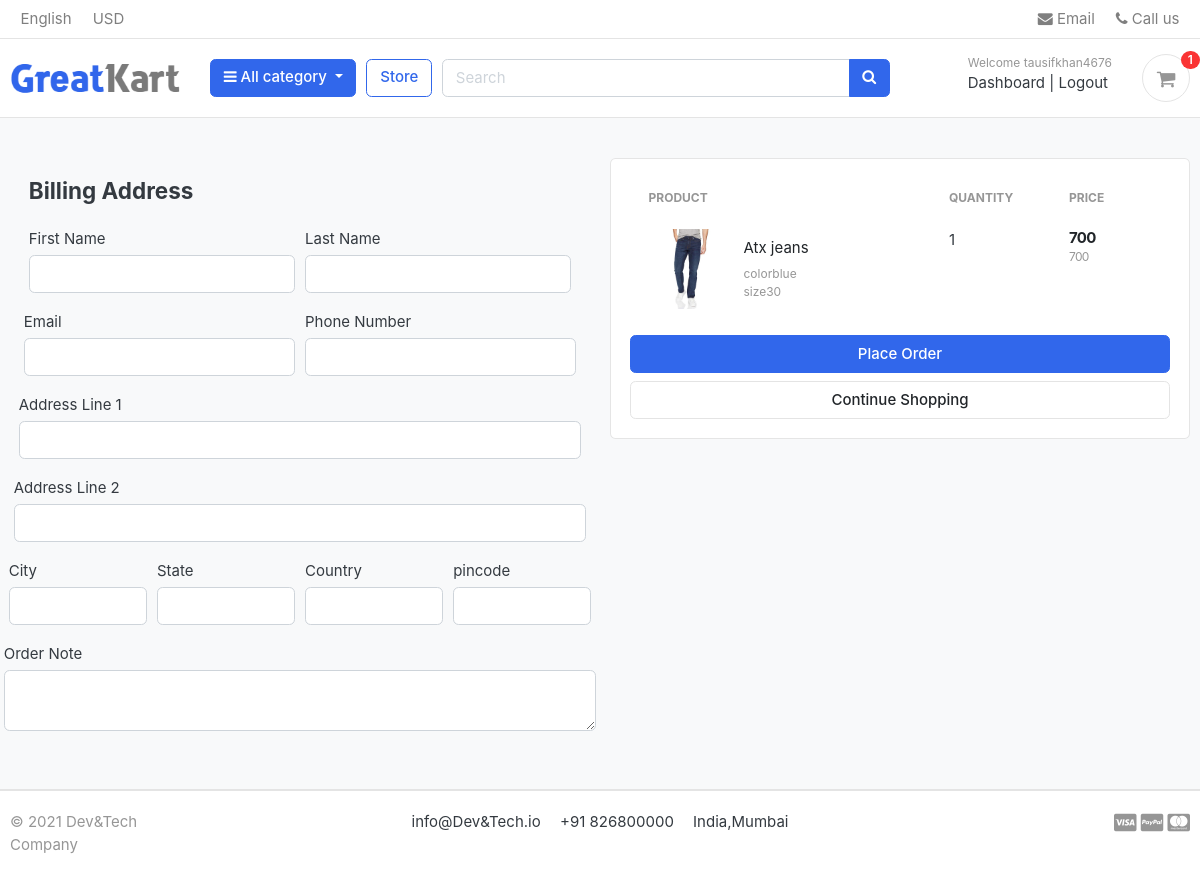
Page /cart/checkout/ (signed in) on the committed database.
### accounts/models.py (models this page shows, shortened)
class Account(AbstractBaseUser):
    first_name=models.CharField(max_length=100,default="")
    last_name=models.CharField(max_length=100,default="")
    username=models.CharField(max_length=100,unique=True,default="")
    email=models.EmailField(max_length=100,unique=True,default="")
    phone_number=models.CharField(max_length=20,default="")
    date_joined=models.DateTimeField(auto_now_add=True)
    last_login=models.DateTimeField(auto_now_add=True)
    is_admin=models.BooleanField(default=False)
    is_active=models.BooleanField(default=False)
    is_staff=models.BooleanField(default=False)
    is_superadmin=models.BooleanField(default=False)
    USERNAME_FIELD='email'
    REQUIRED_FIELDS=['username','first_name','last_name']
    objects=MyAccountManager()

### carts/models.py (models this page shows, shortened)
class CartItem(models.Model):
    product=models.ForeignKey(Product,on_delete=models.CASCADE,default="")
    variations=models.ManyToManyField(Variation,blank=True)
    cart=models.ForeignKey(Cart,on_delete=models.CASCADE,default="",null=True)
    quantity=models.IntegerField()
    is_active=models.BooleanField(default=True)
    user=models.ForeignKey(Account,on_delete=models.CASCADE,null=True)
    def sub_total(self):
        return self.product.price*self.quantity

### store/models.py (models this page shows, shortened)
class Product(models.Model):
    product_name=models.CharField(max_length=255,unique=True,default="")
    slug=models.SlugField(max_length=255,unique=True,default="")
    description=models.TextField(max_length=255,blank=True,default="")
    price=models.IntegerField()
    images=models.ImageField(upload_to="photos/products")
    stock=models.IntegerField()
    is_available=models.BooleanField(default=True)
    category=models.ForeignKey(Category,on_delete=models.CASCADE,default="")
    created_date=models.DateTimeField(auto_now_add=True)
    modified_date=models.DateTimeField(auto_now=True)
    def get_url(self):
        return reverse('product_detail',args=[self.category.slug,self.slug])

class Variation(models.Model):
    product=models.ForeignKey(Product,on_delete=models.CASCADE)
    variation_category=models.CharField(max_length=100,choices=variation_category_choice)
    variation_value=models.CharField(max_length=100,default="")
    is_active=models.BooleanField(default=True)
    created_date=models.DateField(auto_now=True)
    objects=VariationManager()

### carts/views.py (the view)
# urls.py: path('checkout/',views.checkout,name="checkout"),
@login_required(login_url="login")
def checkout(request,total=0,quantity=0,cart_items=None):
    try:
        tax=0
        grand_total=0
        if request.user.is_authenticated:
            cart_items=CartItem.objects.filter(user=request.user,is_active=True)
        else:
            cart=Cart.objects.get(cart_id=_cart_id(request))
            cart_items=CartItem.objects.filter(cart=cart,is_active=True)
        for cart_item in cart_items:
            total=total+(cart_item.product.price*cart_item.quantity)
            quantity=quantity+cart_item.quantity
            tax=(8*total)/100
            grand_total=total+tax
    except ObjectDoesNotExist:
        pass
    context={
        'cart_items':cart_items,
        'total':total,
        'quantity':quantity,
        'tax':tax,
        'grand_total':grand_total,
    }
    return render(request,'store/checkout.html',context)

### carts/context_processors.py (called while the page is built)
def counter(request):
    cart_count=0
    if 'admin' in request.path:
        return{}
    else:
        try:
            cart=Cart.objects.filter(cart_id=_cart_id(request))
            if request.user.is_authenticated: #jab user login karega or cart m add karta hai
                cart_items=CartItem.objects.all().filter(user=request.user)
            else: #jab user bina log in k  cart me add karega
                cart_items=CartItem.objects.all().filter(cart=cart[:1])
            for cart_item in cart_items:
                cart_count=cart_count+cart_item.quantity
        except Cart.DoesNotExist:
            cart_count=0
        return dict(cart_count=cart_count)

### carts/views.py (called while the page is built)
def _cart_id(request):
    cart=request.session.session_key
    if not cart:
        cart=request.session.create()
    return cart

### category/context_processors.py (called while the page is built)
def menu_links(request):
    links=Category.objects.all()
    return dict(links=links)

### category/models.py (called while the page is built)
    def get_url(self):
        return reverse('products_by_category',args=[self.slug])

### templates/store/checkout.html (shortened to what this page needs)
{% extends 'base.html' %}
{% load static %}
{% block content %}
<section class="section-content padding-y bg">
    <div class="container">
    <div class="row">
        <aside class="col-lg-6">
    <div class="card-body">
        <h4 class="card-title mb-4">Billing Address</h4>
        <form method="POST" action="{% url 'place_order' %}">
    <div class="form-row">
        <div class="col form-group">
            <label for="">First  Name</label>
            <input type="text" name="first_name" class="form-control" required>
        </div>
        <div class="col form-group">
            <label for="">Last Name</label>
            <input type="text" name="last_name" class="form-control" required>
        </div>
        <div class="form-row">
        <div class="col form-group">
            <label for="">Email</label>
            <input type="text" name="email" class="form-control" required>
        </div>
        <div class="col form-group">
            <label for="">Phone Number</label>
            <input type="text" name="phone" class="form-control" required>
        </div>
        <div class="form-row">
        <div class="col form-group">
            <label for="">Address Line 1</label>
            <input type="text" name="address_line_1" class="form-control" required>
        </div>
        <div class="form-row">
        <div class="col form-group">
            <label for="">Address Line 2</label>
            <input type="text" name="address_line_2" class="form-control">
        </div>
        <div class="form-row">
        <div class="col form-group">
            <label for="">City</label>
            <input type="text" name="city" class="form-control" required>
        </div>
        <div class="col form-group">
            <label for="">State</label>
            <input type="text" name="state" class="form-control" required>
        </div>
        <div class="col form-group">
            <label for="">Country</label>
            <input type="text" name="country" class="form-control" required>
        </div>
        <div class="col form-group">
            <label for="">pincode</label>
            <input type="text" name="pincode" class="form-control" required>
        </div>
    </div>
        <div class="form-row">
            <label for="">Order Note</label>
            <textarea name="order_note" rows="2"  cols="64" class="form-control">
                </textarea>
        </div>
    </div>
</div>
	</aside>
	<aside class="col-lg-6">
		<div class="card">
		<div class="card-body">
            <table class="table table-borderless table-shopping-cart">
                <thead class="text-muted">
                <tr class="small text-uppercase">
                  <th scope="col">Product</th>
                  <th scope="col" width="120">Quantity</th>
                  <th scope="col" width="120">Price</th>
                </tr>
                </thead>
                <tbody>
                {% for cart_item in cart_items %}
                <tr>
                    <td>
                        <figure class="itemside align-items-center">
                            <div class="aside"><img src="{{cart_item.product.images.url}}" class="img-sm"></div>
                            <figcaption class="info">
                                <a href="{{cart_item.product.get_url}}" class="title text-dark">{{cart_item.product.product_name}}</a>
                                <p class="text-muted small">
                                    {% if cart_item.variations.all %}
                                    {% for item in cart_item.variations.all %}
                                    {{item.variation_category}}{{item.variation_value}} <br>
                                    {% endfor %}
                                    {% endif %}
                                </p>
                            </figcaption>
                        </figure>
                    </td>
                    <td>
                        <label for="">{{cart_item.quantity}}</label>
                        </td>
                        <td>
                        <div class="price-wrap">
                            <var class="price">{{cart_item.sub_total}}</var>
                            <small class="text-muted"> {{cart_item.product.price}} </small>
                        </div>
                    </td>
                {% endfor %}
                </tr>
                </tbody>
                </table>
			<button type="submit" name="submit" class="btn btn-primary btn-block">Place Order</button>
			<a href="{% url 'store' %}" class="btn btn-light btn-block">Continue Shopping</a>
		</div>
		</div>
</aside>
</div>
</div>
</section>
{% endblock %}

### templates/includes/nav.html (shortened to what this page needs)
{% load static %}
<header class="section-header">
	<nav class="navbar p-md-0 navbar-expand-sm navbar-light border-bottom">
		<div class="container">
			<div class="collapse navbar-collapse" id="navbarTop4">
				<ul class="navbar-nav mr-auto">
					<li class="nav-item dropdown">
						<a href="#" class="nav-link"> English </a>
					</li>
					<li class="nav-item dropdown">
						<a href="#" class="nav-link"> USD </a>
					</li>
				</ul>
				<ul class="navbar-nav">
					<li><a href="#" class="nav-link"> <i class="fa fa-envelope"></i> Email </a></li>
					<li><a href="#" class="nav-link"> <i class="fa fa-phone"></i> Call us </a></li>
				</ul>
			</div>
		</div>
	</nav>
	<section class="header-main border-bottom">
		<div class="container">
			<div class="row align-items-center">
				<div class="col-lg-2 col-md-3 col-6">
					<a href="{% url 'home' %}" class="brand-wrap">
						<img class="logo" src="{% static './images/logo.png' %}">
					</a>
				</div>
				<div class="col-lg col-sm col-md col-6 flex-grow-0">
					<div class="category-wrap dropdown d-inline-block float-right">
						<button type="button" class="btn btn-primary dropdown-toggle" data-toggle="dropdown">
							<i class="fa fa-bars"></i> All category
						</button>
					</div>
				</div>
				<a href="{% url 'store' %}" class="btn btn-outline-primary">Store</a>
				<div class="col-lg  col-md-6 col-sm-12 col">
					<form method="GET" action="{% url 'search' %}" class="search">
						<div class="input-group w-100">
							<input type="text" class="form-control" style="width:60%;" name="keyword" placeholder="Search">
							<div class="input-group-append">
								<button class="btn btn-primary" type="submit">
									<i class="fa fa-search"></i>
								</button>
							</div>
						</div>
					</form>
				</div>
				<div class="col-lg-3 col-sm-6 col-8 order-2 order-lg-3">
					<div class="d-flex justify-content-end mb-3 mb-lg-0">
						{% if user.id is None %}
						<div class="widget-header">
							<small class="title text-muted">Welcome Guest </small>
							<div>
								<a href="{% url 'login' %}">Sign in</a> <span class="dark-transp"> | </span>
								<a href="{% url 'register'%}"> Register</a>
							</div>
						</div>
						{% else %}
						<div class="widget-header">
							<small class="title text-muted">Welcome {{user.username}}</small>
							<div>
								<a href="{% url 'dashboard'%}">Dashboard</a> <span class="dark-transp"> | </span>
								<a href="{% url 'logout'%}"> Logout</a>
								{% endif %}
							</div>
						</div>
						<a href="{% url 'cart' %}" class="widget-header pl-3 ml-3">
							<div class="icon icon-sm rounded-circle border"><i class="fa fa-shopping-cart"></i></div>
							<span class="badge badge-pill badge-danger notify">{{cart_count}}</span>
						</a>
					</div>
				</div>
			</div>
		</div>
	</section>
</header>

### static/css/ui.css (style rules this page uses)
html { font-family: "Inter", sans-serif; font-size: 15px; }
.price-wrap { letter-spacing: -0.7px; }
.icon-xs, .icon-sm, .icon-md, .icon-lg { display: inline-block; text-align: center; flex-shrink: 0; flex-grow: 0; }
.icon-sm { width: 48px; height: 48px; line-height: 48px !important; font-size: 20px; }
.img-xs, .img-sm, .img-md, .img-lg { -o-object-fit: cover; object-fit: cover; flex-shrink: 0; flex-grow: 0; }
.img-sm { width: 80px; height: 80px; }
.padding-y { padding-top: 40px; padding-bottom: 40px; }
var { font-style: normal; }
figure { margin-bottom: 0; }
article:after, .form-group:after { display: block; clear: both; content: ""; }
.bg { background-color: #f8f9fa; }
p:last-child { margin-bottom: 0; }
.header-main { position: relative; padding-top: 1rem; padding-bottom: 1rem; }
.brand-wrap .logo, .navbar-brand .logo { margin-right: 7px; max-height: 42px; display: inline-block; }
.widget-header { display: inline-block; vertical-align: middle; position: relative; }
.widget-header a { color: #343a40; }
.widget-header i { color: #969696; }
.widget-header .title { display: block; }
.widget-header .notify { position: absolute; top: -3px; right: -10px; }
.btn-light { background-color: #fff; border-color: #e4e4e4; }
.itemside { position: relative; display: flex; width: 100%; }
.itemside .aside { position: relative; flex-shrink: 0; }
.itemside .info { padding-left: 15px; padding-right: 7px; }
.itemside p { margin-bottom: 0; }
.itemside .title { display: block; margin-bottom: 5px; color: #212529; }
.notify { position: absolute; top: -4px; right: -10px; display: inline-block; padding: 0.25em 0.6em; font-size: 12px; line-height: 1; text-align: center; border-radius: 3rem; color: #fff; background-color: #fa3434; }
.price { font-weight: 600; color: #212529; }
.table-shopping-cart.table td, .table-shopping-cart.table th { padding-left: 1.25rem; padding-right: 1.25rem; }
.table-shopping-cart .price-wrap { line-height: 1.2; }
.table-shopping-cart .price { font-weight: bold; margin-right: 5px; display: block; }

### rows in the picture
Account: username "tausifkhan4676"
CartItem: product.images (picture), product.product_name "Atx jeans", quantity "1", sub_total "700", product.price "700"
Variation: variation_category "color", variation_value "blue"
Variation: variation_category "size", variation_value "30"

### other values in the picture
{{ cart_count }} "1"
